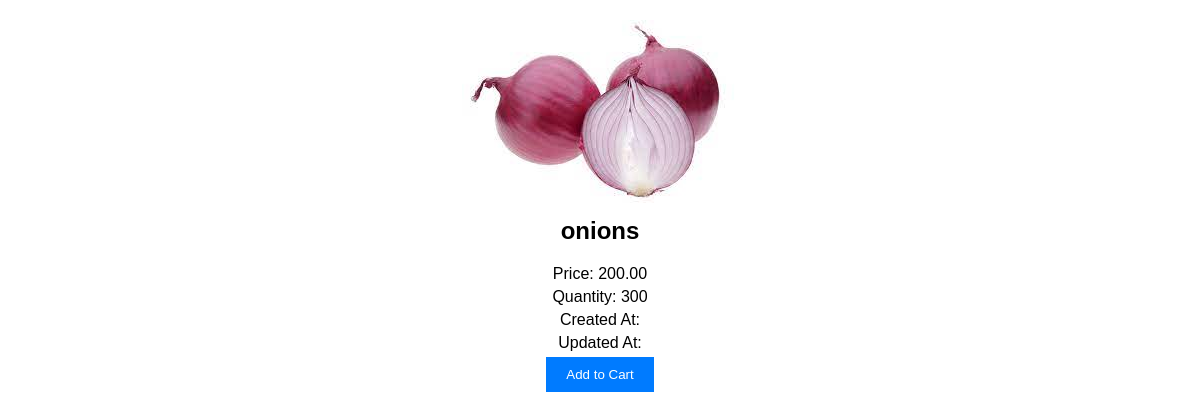
Screenshot of /inventory/products/11/ with the database file from the repository.
### inventory/models.py (models this page shows)
class Product(models.Model):
    Vendor= models.ForeignKey(Vendor,null=True,on_delete=models.CASCADE)
    name=models.CharField(max_length=32)
    price =models.DecimalField(max_digits=8,decimal_places=2)
    description = models.TextField(max_length=20,null=True)
    image =models.ImageField()
    quantity = models.PositiveIntegerField()
    date_created=models.DateTimeField(auto_now_add=True)
    date_updated=models.DateTimeField(auto_now=True)

### inventory/views.py (the view)
# urls.py: path("products/<int:id>/",product_detail,name="product_detail_view"),
def product_detail(request,id):
  product=Product.objects.get(id=id)
  return render(request,'inventory/product_detail.html',{'product':product})

### templates/inventory/product_detail.html (shortened to what this page needs)
<!DOCTYPE html>
<html lang="en">
<head>
</head>
<body>
  <img src="{{ product.image.url }}" alt="{{ product.name }}" />
  <h2>{{ product.name }}</h2>
  <p>Price: {{ product.price }}</p>
  <p>Quantity: {{ product.quantity }}</p>
  <p>Created At: {{ product.created_at }}</p>
  <p>Updated At: {{ product.updated_at }}</p>
  <button>Add to Cart</button>
</body>
</html>

### templates/inventory/product_detail.html (style rules this page uses)
body { font-family: Arial, sans-serif; margin: 0; padding: 0; text-align: center; }
img { max-width: 100%; height: auto; margin-top: 20px; }
h2 { margin-top: 10px; }
p { margin: 5px 0; }
button { padding: 10px 20px; background-color: #007bff; color: #fff; border: none; cursor: pointer; }

### rows the page displays
Product: image (picture), name "onions", price "200.00", quantity "300"
